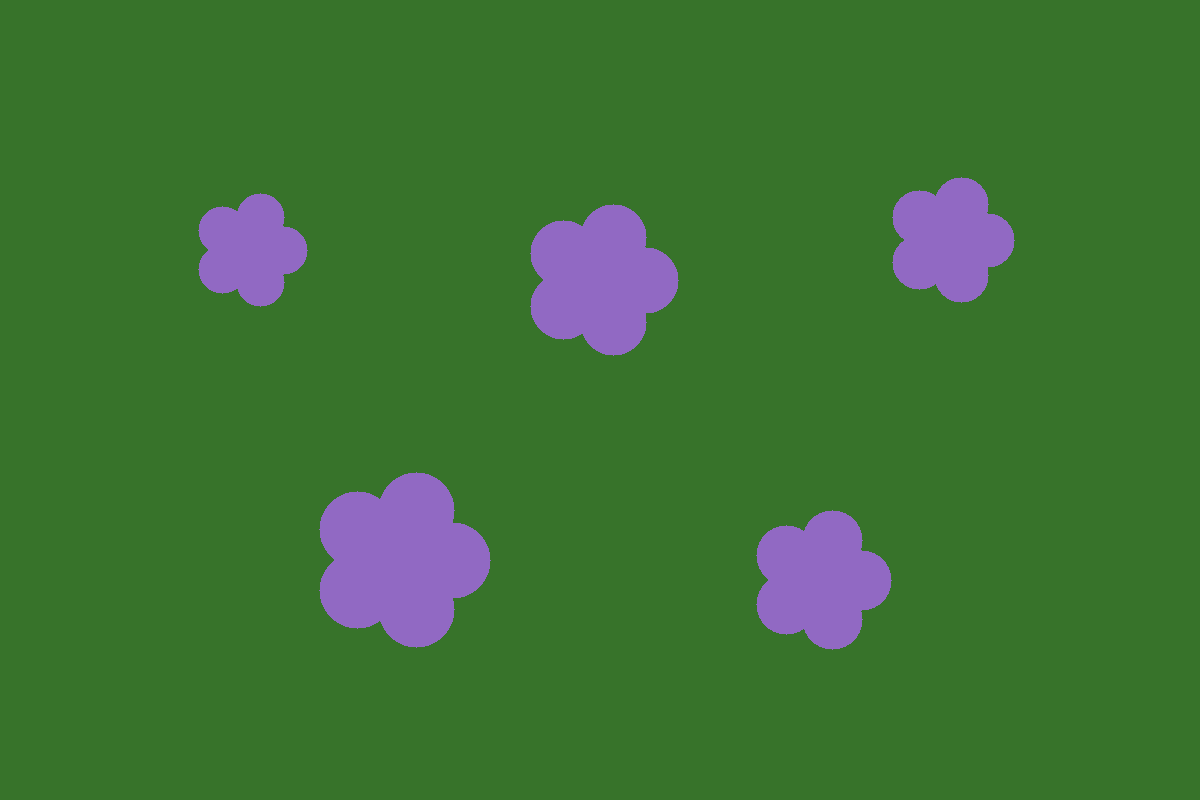
#> input picture sinteticos/CENARIO_01_imagem.png, 1200 x 800 px
$ python segmentar_flores.py --input sinteticos/CENARIO_01_imagem.png
#> lines starting #> are read from the running program, lines starting #| are printed output that depends on the picture; after the words box and inside, x2 and y2 are one past the last pixel; in counts of white or black regions, pixels touching at a corner belong together
#!/usr/bin/env python3
"""
segmentar_flores.py
===================
Módulo de processamento digital de imagens para identificação, segmentação
e quantificação de flores azuis em imagens digitais (incluindo RAW .cr3 e formatos convencionais).

Projeto: Mensuração da Área Ocupada por Flores Azuis
Instituição: FATEC Ferraz de Vasconcelos
Disciplina: Visão Computacional
Orientadora: Profa. Márcia Bissaco
Desenvolvedor: Josias Sobrinho
"""

import argparse
import json
import os
import sys
from dataclasses import asdict, dataclass
from pathlib import Path
from typing import Optional, Tuple

import cv2
import numpy as np

try:
    import rawpy
    HAS_RAWPY = True
except ImportError:
    HAS_RAWPY = False


@dataclass
class SegmentacaoResultado:
    """Estrutura com os resultados e métricas da segmentação."""
    caminho_imagem: str
    largura: int
    altura: int
    total_pixels: int
    pixels_flor: int
    taxa_ocupacao_percentual: float
    num_clusters: int
    espaco_cor: str


class SegmentadorFlores:
    """
    Segmentador de flores azuis baseado em análise cromática
    nos espaços CIELAB e HSV com filtragem morfológica.
    """

    def __init__(
        self,
        espaco_cor: str = "lab",
        limiar_b_max: int = 112,
        limiar_a_min: int = 118,
        limiar_L_min: int = 30,
        limiar_L_max: int = 245,
        min_cluster_area: int = 25,
    ):
        """
        Inicializa os parâmetros do segmentador.

        :param espaco_cor: 'lab', 'hsv' ou 'combinado'.
        :param limiar_b_max: Teto do canal b* (valores < 128 indicam azul no CIELAB do OpenCV).
        :param limiar_a_min: Piso do canal a* (valores > 118 incluem nuances violáceas/pétalas).
        :param limiar_L_min: Piso de luminância L* (evita falsos positivos em sombras profundas).
        :param limiar_L_max: Teto de luminância L* (evita reflexos especulares extremos).
        :param min_cluster_area: Área mínima em pixels para descartar ruídos pontuais.
        """
        self.espaco_cor = espaco_cor.lower()
        self.limiar_b_max = limiar_b_max
        self.limiar_a_min = limiar_a_min
        self.limiar_L_min = limiar_L_min
        self.limiar_L_max = limiar_L_max
        self.min_cluster_area = min_cluster_area

    @staticmethod
    def carregar_imagem(caminho: str | Path, half_size_raw: bool = False) -> Tuple[np.ndarray, Tuple[int, int]]:
        """
        Carrega imagem a partir do disco, suportando arquivos RAW (.cr3) e convencionais (.png, .jpg, .tif).

        :param caminho: Caminho do arquivo de imagem.
        :param half_size_raw: Se True, decodifica RAW em meia-resolução (muito mais rápido para prévias).
        :return: Tupla com matriz BGR uint8 e dimensões originais (altura, largura).
        """
        caminho_p = Path(caminho)
        if not caminho_p.exists():
            raise FileNotFoundError(f"Arquivo não encontrado: {caminho}")

        ext = caminho_p.suffix.lower()

        if ext in [".cr3", ".cr2", ".nef", ".arw", ".dng"]:
            if not HAS_RAWPY:
                raise ImportError("O pacote 'rawpy' é necessário para decodificar arquivos RAW.")
            with rawpy.imread(str(caminho_p)) as raw:
                # Decodificação linear com balanço de branco do sensor
                rgb = raw.postprocess(
                    use_camera_wb=True,
                    half_size=half_size_raw,
                    no_auto_bright=True,
                    output_bps=8
                )
            bgr = cv2.cvtColor(rgb, cv2.COLOR_RGB2BGR)
            return bgr, (bgr.shape[0], bgr.shape[1])

        # Formatos convencionais
        bgr = cv2.imread(str(caminho_p))
        if bgr is None:
            raise ValueError(f"Não foi possível decodificar a imagem: {caminho}")
        return bgr, (bgr.shape[0], bgr.shape[1])

    def _mascara_lab(self, bgr: np.ndarray) -> np.ndarray:
        """Gera máscara binária baseada no espaço CIELAB."""
        lab = cv2.cvtColor(bgr, cv2.COLOR_BGR2Lab)
        L, a, b = cv2.split(lab)

        # No OpenCV:
        # L: [0, 255]
        # a: [0, 255] (128 = neutro, <128 verde, >128 vermelho/magenta)
        # b: [0, 255] (128 = neutro, <128 azul, >128 amarelo)
        cond_azul = (b <= self.limiar_b_max)
        cond_tom = (a >= self.limiar_a_min)
        cond_luz = (L >= self.limiar_L_min) & (L <= self.limiar_L_max)

        mascara = cond_azul & cond_tom & cond_luz
        return (mascara.astype(np.uint8)) * 255

    # [8 lines left out: function _mascara_hsv, not called in this run]

    def segmentar(self, bgr: np.ndarray) -> Tuple[np.ndarray, np.ndarray, int]:
        """
        Executa a segmentação completa: limiarização cromática + filtragem morfológica + descarte de ruído.

        :param bgr: Matriz da imagem em formato BGR.
        :return: Tupla (mascara_binaria, mascara_limpa_com_contornos, contagem_pixels_flores).
        """
        if self.espaco_cor == "lab":
            mascara_crua = self._mascara_lab(bgr)
        elif self.espaco_cor == "hsv":
            mascara_crua = self._mascara_hsv(bgr)
        elif self.espaco_cor == "combinado":
            m_lab = self._mascara_lab(bgr)
            m_hsv = self._mascara_hsv(bgr)
            mascara_crua = cv2.bitwise_and(m_lab, m_hsv)
        else:
            raise ValueError(f"Espaço de cor desconhecido: {self.espaco_cor}")

        # Operações Morfológicas com elemento estruturante elíptico (adaptado ao contorno de pétalas)
        kernel_abertura = cv2.getStructuringElement(cv2.MORPH_ELLIPSE, (3, 3))
        kernel_fechamento = cv2.getStructuringElement(cv2.MORPH_ELLIPSE, (5, 5))

        # 1. Abertura: remove ruído salpicado e pixels isolados
        m_aberta = cv2.morphologyEx(mascara_crua, cv2.MORPH_OPEN, kernel_abertura)
        # 2. Fechamento: preenche pequenas fissuras e reflexos internos das pétalas
        m_fechada = cv2.morphologyEx(m_aberta, cv2.MORPH_CLOSE, kernel_fechamento)

        # Filtro de conectividade por área de contorno
        contornos, _ = cv2.findContours(m_fechada, cv2.RETR_EXTERNAL, cv2.CHAIN_APPROX_SIMPLE)
        mascara_final = np.zeros_like(m_fechada)

        num_clusters = 0
        for cnt in contornos:
            area = cv2.contourArea(cnt)
            if area >= self.min_cluster_area:
                cv2.drawContours(mascara_final, [cnt], -1, 255, thickness=cv2.FILLED)
                num_clusters += 1

        pixels_flores = int(np.count_nonzero(mascara_final))
        return mascara_final, contornos, pixels_flores

    def processar(self, caminho_img: str | Path, half_size_raw: bool = False) -> Tuple[SegmentacaoResultado, np.ndarray, np.ndarray]:
        """
        Processa completamente um arquivo de imagem e calcula as métricas exigidas.
        """
        bgr, (altura, largura) = self.carregar_imagem(caminho_img, half_size_raw=half_size_raw)
        mascara, contornos, pixels_flor = self.segmentar(bgr)

        total_pixels = altura * largura
        taxa_ocupacao = (pixels_flor / total_pixels) * 100.0 if total_pixels > 0 else 0.0

        num_clusters = sum(1 for c in contornos if cv2.contourArea(c) >= self.min_cluster_area)

        resultado = SegmentacaoResultado(
            caminho_imagem=str(caminho_img),
            largura=largura,
            altura=altura,
            total_pixels=total_pixels,
            pixels_flor=pixels_flor,
            taxa_ocupacao_percentual=round(taxa_ocupacao, 4),
            num_clusters=num_clusters,
            espaco_cor=self.espaco_cor.upper(),
        )

        return resultado, bgr, mascara

    @staticmethod
    def gerar_painel_visual(
        bgr_original: np.ndarray,
        mascara: np.ndarray,
        resultado: SegmentacaoResultado,
        max_dim: int = 1400,
    ) -> np.ndarray:
        """
        Gera um painel comparativo de altíssima qualidade visual contendo:
        1. Imagem Original com contornos e máscara sobreposta translúcida
        2. Máscara Binária pura de segmentação
        3. Recorte isolado das flores com cor original
        4. Cabeçalho com métricas formais (área, pixels, percentual de ocupação)
        """
        h, w = bgr_original.shape[:2]

        # Redimensionamento proporcional para visualização sem perda de aspecto
        escala = min(1.0, max_dim / max(h, w))
        if escala < 1.0:
            novo_w = int(w * escala)
            novo_h = int(h * escala)
            bgr_disp = cv2.resize(bgr_original, (novo_w, novo_h), interpolation=cv2.INTER_AREA)
            masc_disp = cv2.resize(mascara, (novo_w, novo_h), interpolation=cv2.INTER_NEAREST)
        else:
            bgr_disp = bgr_original.copy()
            masc_disp = mascara.copy()

        disp_h, disp_w = bgr_disp.shape[:2]

        # 1. Sobreposição Translúcida (Overlay Ciano/Verde fluorescente)
        overlay = bgr_disp.copy()
        regiao_flor = masc_disp > 0
        cor_destaque = np.array([0, 255, 128], dtype=np.uint8)  # Verde-água vibrante
        overlay[regiao_flor] = cv2.addWeighted(
            bgr_disp[regiao_flor], 0.45,
            np.tile(cor_destaque, (np.count_nonzero(regiao_flor), 1)), 0.55,
            0
        )

        # Delinear contornos em vermelho para precisão analítica
        contornos, _ = cv2.findContours(masc_disp, cv2.RETR_EXTERNAL, cv2.CHAIN_APPROX_SIMPLE)
        cv2.drawContours(overlay, contornos, -1, (0, 0, 255), 1)

        # 2. Máscara binária BGR
        masc_bgr = cv2.cvtColor(masc_disp, cv2.COLOR_GRAY2BGR)

        # 3. Flores isoladas (fundo preto)
        flores_isoladas = cv2.bitwise_and(bgr_disp, bgr_disp, mask=masc_disp)

        # Compor painel triplo lado a lado
        painel_corpo = np.hstack([bgr_disp, overlay, flores_isoladas])
        painel_w = painel_corpo.shape[1]

        # Criar faixa superior de cabeçalho informativo
        altura_banner = 90
        banner = np.full((altura_banner, painel_w, 3), 25, dtype=np.uint8)

        # Textos informativos no banner
        linha1 = f"FATEC-FV | Visao Computacional - Deteccao de Flores Azuis ({resultado.espaco_cor})"
        linha2 = (
            f"Arquivo: {Path(resultado.caminho_imagem).name} | "
            f"Dimensoes: {resultado.largura}x{resultado.altura} px | "
            f"Total: {resultado.total_pixels:,} px"
        )
        linha3 = (
            f"Pixels Flor: {resultado.pixels_flor:,} px | "
            f"Taxa de Ocupacao: {resultado.taxa_ocupacao_percentual:.4f}% | "
            f"Clusters Detectados: {resultado.num_clusters}"
        )

        fonte = cv2.FONT_HERSHEY_SIMPLEX
        cv2.putText(banner, linha1, (20, 25), fonte, 0.65, (255, 255, 255), 2, cv2.LINE_AA)
        cv2.putText(banner, linha2, (20, 52), fonte, 0.55, (200, 200, 200), 1, cv2.LINE_AA)
        cv2.putText(banner, linha3, (20, 78), fonte, 0.60, (0, 255, 128), 2, cv2.LINE_AA)

        # Subtítulos das colunas
        def adicionar_rotulo(img, texto):
            cv2.rectangle(img, (10, 10), (10 + len(texto) * 11, 35), (0, 0, 0), -1)
            cv2.putText(img, texto, (15, 28), fonte, 0.5, (255, 255, 255), 1, cv2.LINE_AA)

        adicionar_rotulo(bgr_disp, "1. Imagem Original")
        adicionar_rotulo(overlay, "2. Segmentacao (Overlay)")
        adicionar_rotulo(flores_isoladas, "3. Flores Isoladas")

        painel_final = np.vstack([banner, np.hstack([bgr_disp, overlay, flores_isoladas])])
        return painel_final


def main():
    parser = argparse.ArgumentParser(
        description="Segmentação e Quantificação de Flores Azuis em Imagens Digitais"
    )
    parser.add_argument(
        "-i", "--input", required=True, help="Caminho do arquivo de imagem ou pasta de imagens"
    )
    parser.add_argument(
        "-o", "--output", default="output", help="Diretório para salvar os resultados (padrão: output)"
    )
    parser.add_argument(
        "--space", default="lab", choices=["lab", "hsv", "combinado"],
        help="Espaço de cor a utilizar (padrão: lab)"
    )
    parser.add_argument(
        "--half-raw", action="store_true",
        help="Se informado para arquivos RAW (.cr3), processa em meia-resolução acelerada"
    )
    parser.add_argument(
        "--min-area", type=int, default=30,
        help="Área mínima de cluster em pixels para filtrar ruído (padrão: 30)"
    )
    parser.add_argument(
        "--save-mask-only", action="store_true",
        help="Salva também o arquivo PNG binário da máscara"
    )

    args = parser.parse_args()

    caminho_entrada = Path(args.input)
    diretorio_saida = Path(args.output)
    diretorio_saida.mkdir(parents=True, exist_ok=True)

    arquivos = []
    if caminho_entrada.is_dir():
        for ext in ("*.cr3", "*.CR3", "*.jpg", "*.jpeg", "*.png", "*.tif"):
            arquivos.extend(caminho_entrada.glob(ext))
    else:
        arquivos = [caminho_entrada]

    if not arquivos:
        print(f"Nenhum arquivo de imagem encontrado em: {caminho_entrada}")
        sys.exit(1)

    print(f"\n==================================================================")
    print(f"  FATEC-FV - Pipeline de Segmentacao de Flores Azuis")
    print(f"  Modo: {args.space.upper()} | Imagens a processar: {len(arquivos)}")
    print(f"==================================================================\n")

    segmentador = SegmentadorFlores(espaco_cor=args.space, min_cluster_area=args.min_area)
    resultados = []

    for arq in arquivos:
        print(f"[*] Processando: {arq.name}...")
        try:
            resultado, bgr, mascara = segmentador.processar(arq, half_size_raw=args.half_raw)
#> in carregar_imagem, bgr is the input picture: shape (800, 1200, 3); mean B, G, R 53.1, 114.3, 61.6
#> in processar, `bgr, (altura, largura) = self.carregar_imagem(caminho_img, half_size_r..`: altura = 800; largura = 1200
#> in _mascara_lab, `L, a, b = cv2.split(lab)`:
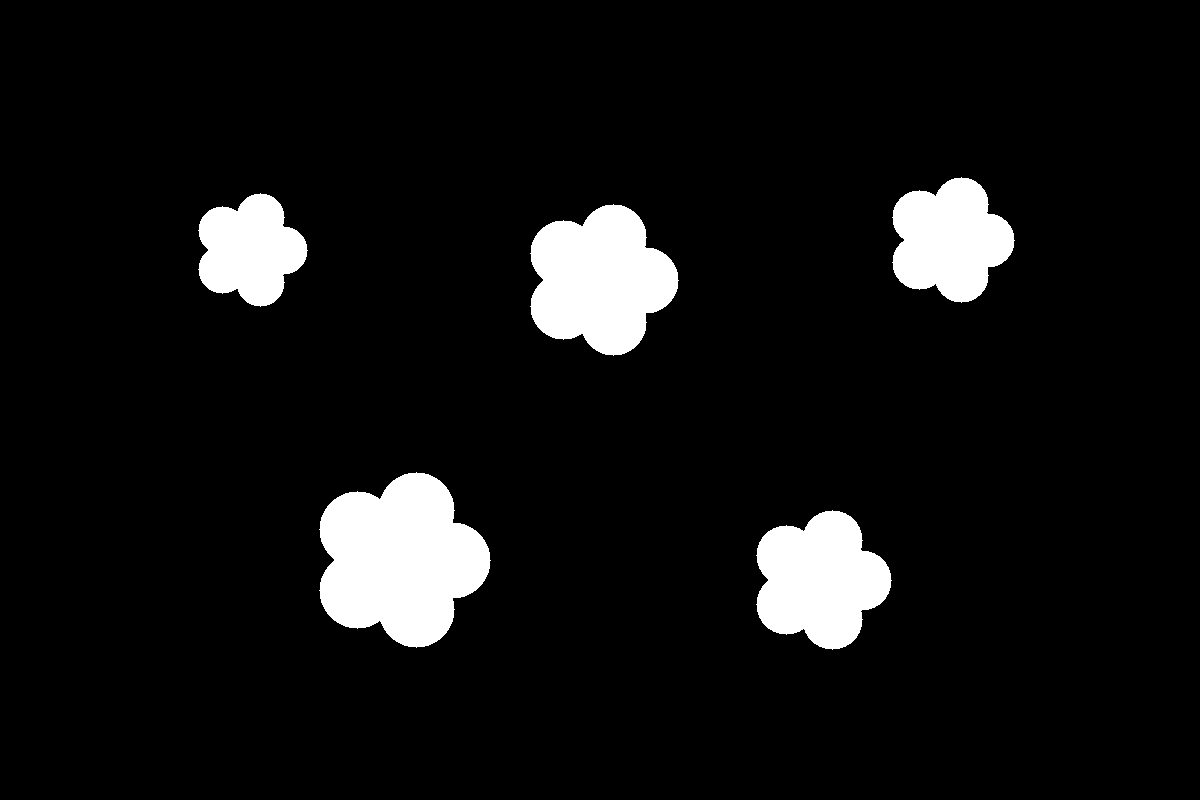
#> L: shape (800, 1200); values 110 (black) and 132 (white), 7.3% white; 5 white regions, box (x1, y1, x2, y2) and area: (319, 472, 491, 648) 21216, (530, 204, 679, 356) 15872, (756, 510, 892, 650) 13301, (892, 177, 1015, 303) 10854, (198, 193, 308, 307) 8641
#> in segmentar, `contornos, _ = cv2.findContours(m_fechada, cv2.RETR_EXTERNAL, cv2.CHAI..`: contornos = 5 contours; box (x1, y1, x2, y2) and area: (319, 472, 491, 648) 20968, (530, 204, 679, 356) 15658, (756, 510, 892, 650) 13109, (892, 177, 1015, 303) 10674, (198, 193, 308, 307) 8491
#> the loop in segmentar, `for cnt in contornos:` made 5 passes
#> area on passes 1 to 5: 13109, 20967.5, 15658, 8491, 10674
#> after the loop in segmentar, `for cnt in contornos:`: num_clusters = 5
#> in segmentar, `pixels_flores = int(np.count_nonzero(mascara_final))`: pixels_flores = 69957
#> in processar, `total_pixels = altura * largura`: total_pixels = 960000
#> in processar, `taxa_ocupacao = (pixels_flor / total_pixels) * 100.0 if total_pixels >..`: taxa_ocupacao = 7.29
#> in processar, `num_clusters = sum(1 for c in contornos if cv2.contourArea(c) >= self...`: num_clusters = 5
            resultados.append(asdict(resultado))

            stem = arq.stem
            # 1. Salvar painel visual comparativo
            caminho_painel = diretorio_saida / f"{stem}_painel_segmentacao.jpg"
            painel = segmentador.gerar_painel_visual(bgr, mascara, resultado)
#> in gerar_painel_visual, `cv2.drawContours(overlay, contornos, -1, (0, 0, 255), 1)`:
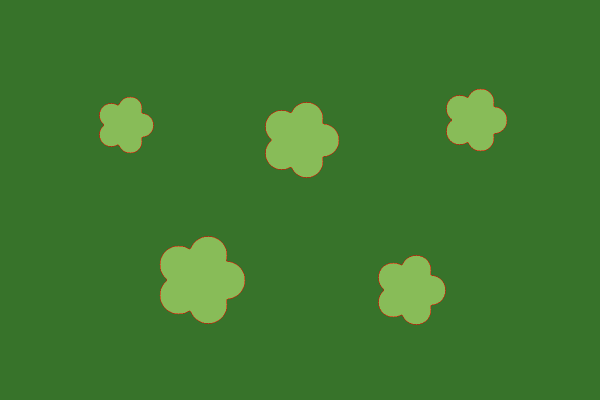
#> overlay: shape (800, 1200, 3) (shown at 1/2 size); mean B, G, R 45.2, 119.9, 61.2
#> in gerar_painel_visual, `painel_corpo = np.hstack([bgr_disp, overlay, flores_isoladas])`:
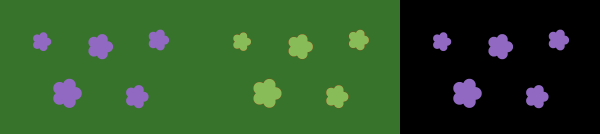
#> painel_corpo: shape (800, 3600, 3) (shown at 1/6 size); mean B, G, R 37.5, 80.6, 44.4
#> in gerar_painel_visual, `fonte = cv2.FONT_HERSHEY_SIMPLEX`: fonte = 0
#> call 3 of adicionar_rotulo, with texto = '3. Flores Isoladas'
#> in adicionar_rotulo (call 3), `cv2.putText(img, texto, (15, 28), fonte, 0.5, (255, 255, 255), 1, cv2...`:
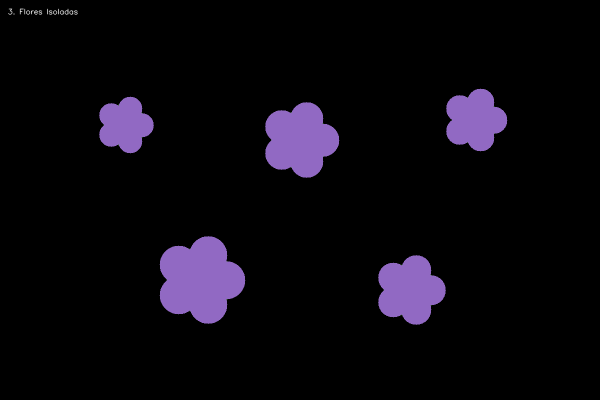
#> img: shape (800, 1200, 3) (shown at 1/2 size); mean B, G, R 14.3, 7.8, 10.7
#> in gerar_painel_visual, `painel_final = np.vstack([banner, np.hstack([bgr_disp, overlay, flores..`:
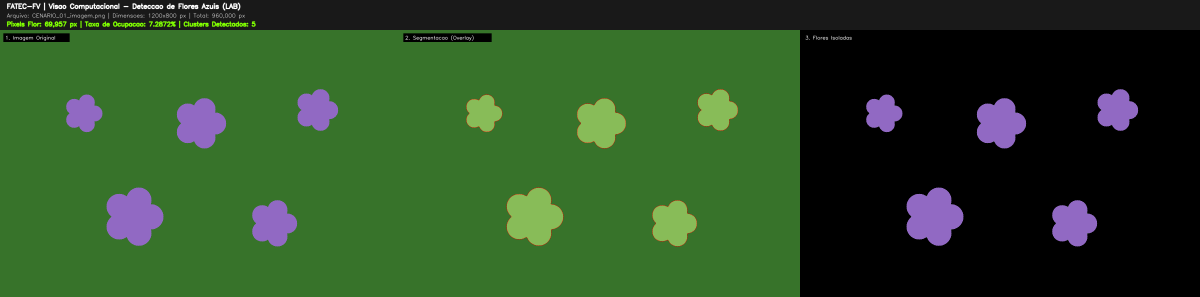
#> painel_final: shape (890, 3600, 3) (shown at 1/3 size); mean B, G, R 36.6, 75.6, 43
            cv2.imwrite(str(caminho_painel), painel)

            # 2. Salvar máscara binária se solicitado
            if args.save_mask_only:
                caminho_mascara = diretorio_saida / f"{stem}_mascara_binaria.png"
                cv2.imwrite(str(caminho_mascara), mascara)

            print(f"    -> Dimensoes: {resultado.largura}x{resultado.altura} px")
#|     -> Dimensoes: 1200x800 px
            print(f"    -> Pixels flor detectados: {resultado.pixels_flor:,} px")
#|     -> Pixels flor detectados: 69,957 px
            print(f"    -> Taxa de ocupacao: {resultado.taxa_ocupacao_percentual:.4f}%")
#|     -> Taxa de ocupacao: 7.2872%
            print(f"    -> Painel salvo em: {caminho_painel}\n")

        except Exception as e:
            print(f"    [ERRO] Falha ao processar {arq.name}: {e}\n")

    # Salvar relatório consolidado em JSON
    caminho_json = diretorio_saida / "metricas_segmentacao.json"
    with open(caminho_json, "w", encoding="utf-8") as f:
        json.dump(resultados, f, indent=2, ensure_ascii=False)

    print(f"[+] Relatório consolidado em JSON salvo em: {caminho_json}")
    print(f"[+] Processamento concluído com sucesso.\n")


if __name__ == "__main__":
    main()
